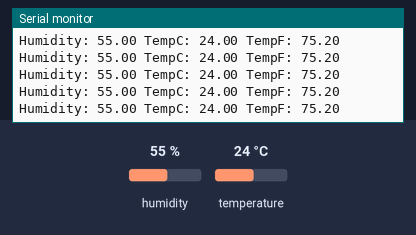
Bench run of a sketch on a simulated Arduino Uno, built with avr-gcc and run on an emulated ATmega328P. Shown: the last lines printed to the serial monitor. Inputs (shaded band) come from the test bench; at power-on: humidity 55 %, temperature 24 °C.

Above: at 2.8 s.
2.9 s: humidity set to 22 %
At 4.5 s:
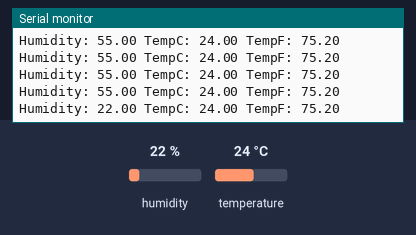
5.6 s: temperature set to 12 °C
At 6.0 s:
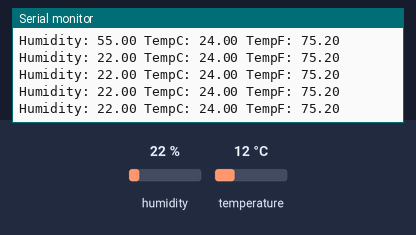
8.3 s: humidity set to 40 %
At 9.1 s:
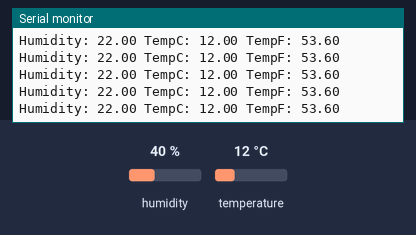
Timing chart, 0 to 11.3 s (numbered marks = the images above; inputs shaded):
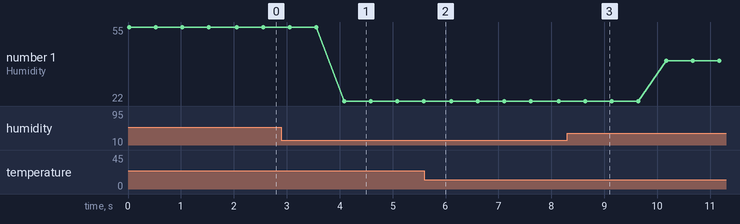

Measured:
- after the input at 2.9 s, the serial monitor: prints a new line after 1.2 s (image 1)
- plotted number 1: 55 → 22 after the input at 2.9 s, 22 → 40 after the input at 8.3 s

The sketch:

dht.ino.ino
```cpp
#include <DHT.h>
#define Type DHT11

int sensPin = 2;
DHT HT(sensPin,Type);
float humidity;
float tempC;
float tempF;

int dt = 500;

void setup() {
  Serial.begin(9600);
  HT.begin();
}

void loop() {
  humidity = HT.readHumidity();
  tempC = HT.readTemperature();
  tempF = HT.readTemperature(true);

  Serial.print("Humidity: ");
  Serial.print(humidity);
  Serial.print(" TempC: ");
  Serial.print(tempC);
  Serial.print(" TempF: ");
  Serial.println(tempF);

  delay(dt);
}
```
